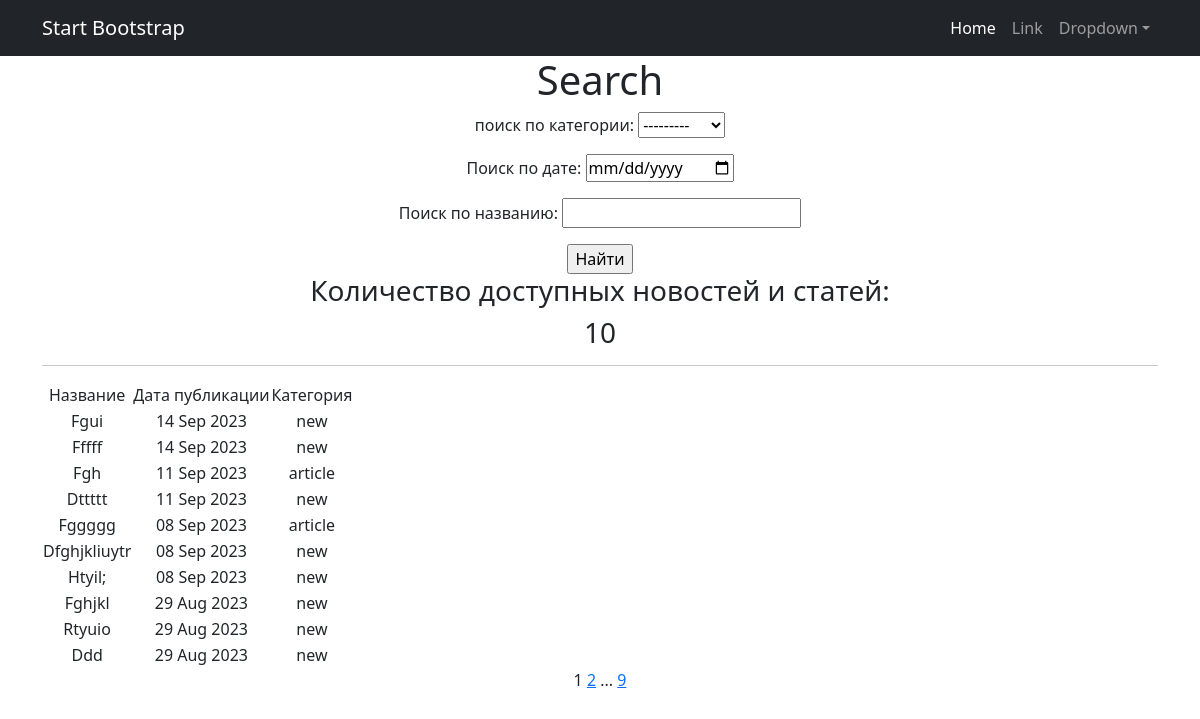
The app's page /news/search/ with its own data.
### news/models.py (models this page shows, shortened)
class Post(models.Model):
    POSITIONS = [
        ('new', 'Новость'),
        ('article','Статья' )
    ]
    autor = models.ForeignKey(Author, on_delete=models.CASCADE)
    type = models.CharField(max_length=20, choices=POSITIONS, default='new')
    dateCreation = models.DateTimeField(auto_now_add=True)
    category = models.ForeignKey(Category, on_delete=models.CASCADE, null=True,blank=True)
    title = models.CharField(max_length=255)
    text = models.TextField()
    rating = models.SmallIntegerField(default=0)

### news/views.py (the view)
# urls.py: path('news/search/', Search_List.as_view(),name='search_list'),
class Search_List(ListView):
    model = Post
    ordering = '-dateCreation'
    template_name = 'search.html'
    context_object_name = 'news'
    paginate_by = 10
    def get_queryset(self):
            queryset = super().get_queryset()
            self.filterset = ProductFilter(self.request.GET, queryset)
            return self.filterset.qs
    def get_context_data(self, **kwargs):
        context = super().get_context_data(**kwargs)
        context['filterset'] = self.filterset
        return context

### news/templatetags/custom_filters.py (called while the page is built)
@register.filter()
def censor(value):
    bad_words = ['idiot', 'stupid', 'donkey', 'Stupid']
    if not isinstance(value, str):
        raise TypeError(f"unresolved type '{type(value)}' expected  type 'str'")
    for word in value.split():
        if word.lower() in bad_words:
            value = value.replace(word, f"{word[0]}{'*' * (len(word) - 1)}")
    return value

### templates/search.html (shortened to what this page needs)
{% extends 'flatpages/default.html' %}
{% load custom_filters %}!
{% load custom_tags %}
{% block content %}
   <h1>Search</h1>
   <form action="" method="get">
       {{ filterset.form.as_p }}
       <input type="submit" value="Найти" />
   </form>
   <h3>Количество доступных новостей и статей:</h3><h3>{{ news|length }}</h3>
   <hr>
   {% if news %}
       <table>
           <tr>
               <td>Название</td>
               <td>Дата публикации</td>
               <td>Категория</td>
           </tr>
           {% for post in news %}
           <tr>
               <td>{{ post.title|censor }}</td>
               <td>{{ post.dateCreation|date:'d M Y' }}</td>
               <td>{{ post.type |censor}}</td>
           </tr>
           {% endfor %}
       </table>
   {% else %}
       <h2>новостей нет!</h2>
   {% endif %}
   {{ page_obj.number }}
   {% if page_obj.has_next %}
       <a href="?page={{ page_obj.next_page_number }}">{{ page_obj.next_page_number }}</a>
       {% if paginator.num_pages != page_obj.next_page_number %}
           ...
           <a href="?page={{ page_obj.paginator.num_pages }}">{{ page_obj.paginator.num_pages }}</a>
       {% endif %}
   {% endif %}
{% endblock content %}

### records on screen
Post: title|censor "Fgui", dateCreation "14 Sep 2023", type|censor "new"
Post: title|censor "Fffff", dateCreation "14 Sep 2023", type|censor "new"
Post: title|censor "Fgh", dateCreation "11 Sep 2023", type|censor "article"
Post: title|censor "Dttttt", dateCreation "11 Sep 2023", type|censor "new"
Post: title|censor "Fggggg", dateCreation "08 Sep 2023", type|censor "article"
Post: title|censor "Dfghjkliuytr", dateCreation "08 Sep 2023", type|censor "new"
Post: title|censor "Htyil;", dateCreation "08 Sep 2023", type|censor "new"
Post: title|censor "Fghjkl", dateCreation "29 Aug 2023", type|censor "new"
Post: title|censor "Rtyuio", dateCreation "29 Aug 2023", type|censor "new"
Post: title|censor "Ddd", dateCreation "29 Aug 2023", type|censor "new"

### other values on screen
{{ news|length }} "10"
{{ page_obj.number }} "1"
{{ page_obj.next_page_number }} "2"
{{ page_obj.paginator.num_pages }} "9"
